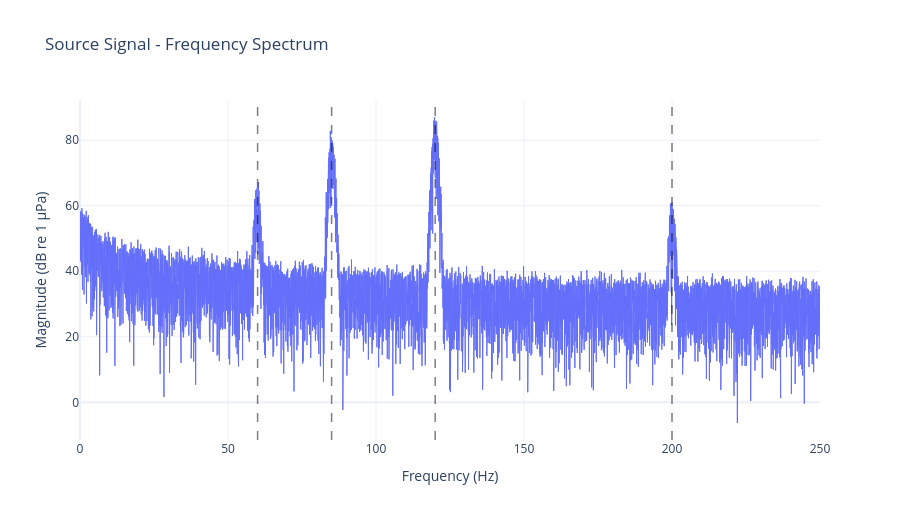

Notebook cell for this chart:
### Markdown cell above
## 16. Source Frequency Spectrum with Correct FFT Scaling

Plot the frequency spectrum of the source signal with **proper amplitude scaling**:
- FFT magnitude is multiplied by `2.0/N` to get single-sided amplitude
- Converted to dB re 1 µPa: `20 * log10(amplitude)`
- Red dashed lines mark target frequencies (60, 85, 120, 200 Hz)

### Code cell
signal_real_src = np.real(source_signal)
freq_spectrum_src = np.fft.rfft(signal_real_src)
freq_axis_src = np.fft.rfftfreq(len(signal_real_src), 1 / SIGNAL_PARAMS["sampling_rate_hz"])

# FFT scaling: multiply by 2/N to get amplitude
N = len(signal_real_src)
spectrum_amplitude_upa = np.abs(freq_spectrum_src) * (2.0 / N)
spectrum_magnitude_db_src = 20 * np.log10(spectrum_amplitude_upa + 1e-10)

fig_src_freq = go.Figure()
fig_src_freq.add_trace(
    go.Scatter(x=freq_axis_src, y=spectrum_magnitude_db_src, mode="lines", line=dict(width=1))
)
for freq in TARGET_PARAMS["frequencies_hz"]:
    fig_src_freq.add_vline(
        x=float(freq),
        line_color="black",
        line_dash="dash",
        opacity=0.5,
        line_width=1.5,
    )

fig_src_freq.update_layout(
    title="Source Signal - Frequency Spectrum",
    xaxis_title="Frequency (Hz)",
    yaxis_title="Magnitude (dB re 1 µPa)",
    template="plotly_white",
    width=900,
    height=520,
)
fig_src_freq.show()

### Figure 1 — Plotly figure (JSON) as saved in the notebook; plotly's stock layout.template omitted (floating-point values rounded to 4 significant figures; data arrays with more than 128 entries replaced by an {"elided": "..."} marker saying what was removed)
{"data": [{"line": {"width": 1}, "mode": "lines", "type": "scatter", "x": {"elided": "15001 float values"}, "y": {"elided": "15001 float values"}}], "layout": {"height": 520, "shapes": [{"line": {"color": "black", "dash": "dash", "width": 1.5}, "opacity": 0.5, "type": "line", "x0": 60, "x1": 60, "xref": "x", "y0": 0, "y1": 1, "yref": "y domain"}, {"line": {"color": "black", "dash": "dash", "width": 1.5}, "opacity": 0.5, "type": "line", "x0": 85, "x1": 85, "xref": "x", "y0": 0, "y1": 1, "yref": "y domain"}, {"line": {"color": "black", "dash": "dash", "width": 1.5}, "opacity": 0.5, "type": "line", "x0": 120, "x1": 120, "xref": "x", "y0": 0, "y1": 1, "yref": "y domain"}, {"line": {"color": "black", "dash": "dash", "width": 1.5}, "opacity": 0.5, "type": "line", "x0": 200, "x1": 200, "xref": "x", "y0": 0, "y1": 1, "yref": "y domain"}], "title": {"text": "Source Signal - Frequency Spectrum"}, "width": 900, "xaxis": {"title": {"text": "Frequency (Hz)"}}, "yaxis": {"title": {"text": "Magnitude (dB re 1 µPa)"}}}}
